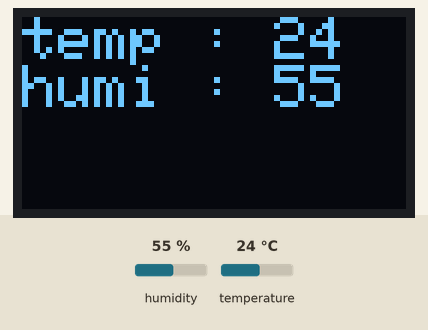
Recording of a sketch running on a simulated Arduino Uno, built with avr-gcc and run on an emulated ATmega328P. On the bench: 128×64 one-colour display. The test bench sets the inputs (shaded band); at power-on: humidity 55 %, temperature 24 °C. What the sketch prints to the serial monitor is not drawn.

Above: at 1.9 s.
2.0 s: humidity set to 22 %
At 3.3 s:
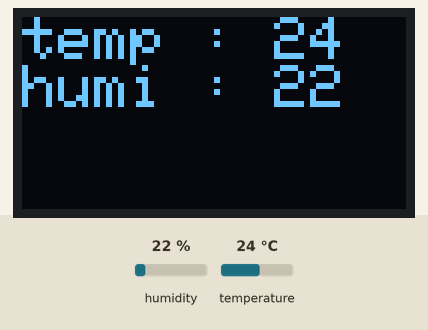
3.6 s: temperature set to 12 °C
At 5.3 s:
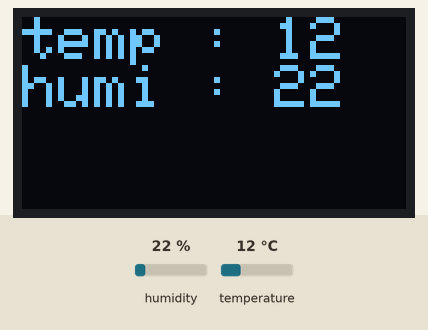
5.7 s: humidity set to 40 %
At 7.2 s:
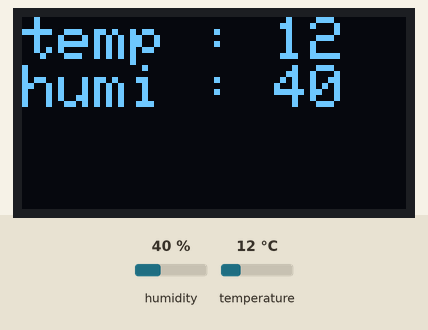
7.9 s: temperature set to 19 °C
At 9.1 s:
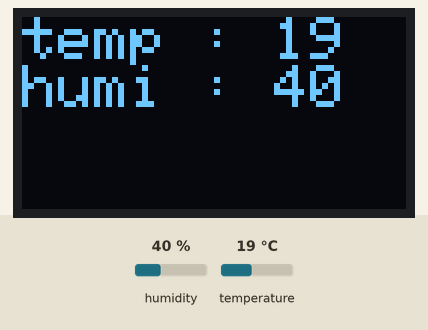
Timing chart, 0 to 10.9 s (numbered marks = the images above; inputs shaded):
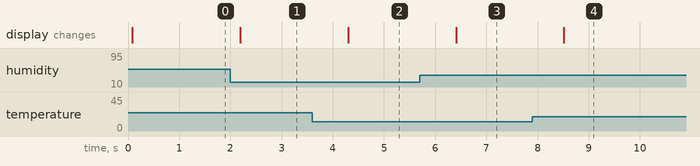

Measured:
- after the input at 2.0 s, the display: changes after 0.19 s (image 1)
- after the input at 3.6 s, the display: changes after 0.70 s (image 2)
- after the input at 5.7 s, the display: changes after 0.71 s (image 3)
- after the input at 7.9 s, the display: changes after 0.62 s (image 4)

The sketch:

DHT11_oled.ino
```cpp
//5v를 가운데에
// 온도, 습도 olcd
#include <DFRobot_DHT11.h>
DFRobot_DHT11 DHT;
#define DHT11_PIN A0

#include <Adafruit_GFX.h>
#include <Adafruit_SSD1306.h>
#define SCREEN_WIDTH 128
#define SCREEN_HEIGHT 64
Adafruit_SSD1306 display(SCREEN_WIDTH, SCREEN_HEIGHT, &Wire, -1);

void setup(){
  Serial.begin(9600);

  display.begin(SSD1306_SWITCHCAPVCC, 0x3C);
  display.setTextSize(2);
  display.setTextColor(SSD1306_WHITE);
}

void loop(){
  DHT.read(DHT11_PIN);
  Serial.print("temp:");
  Serial.print(DHT.temperature);
  Serial.print("  humi:");
  Serial.println(DHT.humidity);

  display.clearDisplay();
  display.setCursor(0,0);
  display.print("temp : ");
  display.println(DHT.temperature);
  //display.setCursor(0,40);
  display.print("humi : ");
  display.print(DHT.humidity);
  display.display();
  delay(1000);
}
```
